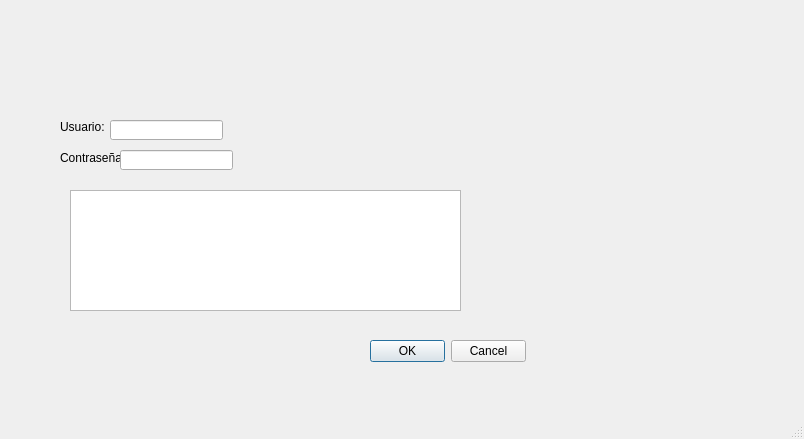
<?xml version="1.0" encoding="UTF-8"?>
<ui version="4.0">
 <class>MainWindow</class>
 <widget class="QMainWindow" name="MainWindow">
  <property name="geometry">
   <rect>
    <x>0</x>
    <y>0</y>
    <width>804</width>
    <height>439</height>
   </rect>
  </property>
  <property name="windowTitle">
   <string>MainWindow</string>
  </property>
  <widget class="QWidget" name="centralwidget">
   <widget class="QLabel" name="usuariolabel">
    <property name="geometry">
     <rect>
      <x>60</x>
      <y>120</y>
      <width>47</width>
      <height>13</height>
     </rect>
    </property>
    <property name="text">
     <string>Usuario:</string>
    </property>
   </widget>
   <widget class="QLabel" name="contrasenalabel_2">
    <property name="geometry">
     <rect>
      <x>60</x>
      <y>150</y>
      <width>71</width>
      <height>16</height>
     </rect>
    </property>
    <property name="text">
     <string>Contraseña:</string>
    </property>
   </widget>
   <widget class="QTextBrowser" name="textBrowser">
    <property name="geometry">
     <rect>
      <x>70</x>
      <y>190</y>
      <width>391</width>
      <height>121</height>
     </rect>
    </property>
   </widget>
   <widget class="QLineEdit" name="userlineEdit">
    <property name="geometry">
     <rect>
      <x>110</x>
      <y>120</y>
      <width>113</width>
      <height>20</height>
     </rect>
    </property>
   </widget>
   <widget class="QLineEdit" name="pwlineEdit_2">
    <property name="geometry">
     <rect>
      <x>120</x>
      <y>150</y>
      <width>113</width>
      <height>20</height>
     </rect>
    </property>
   </widget>
   <widget class="QDialogButtonBox" name="buttonBox">
    <property name="geometry">
     <rect>
      <x>370</x>
      <y>340</y>
      <width>156</width>
      <height>23</height>
     </rect>
    </property>
    <property name="standardButtons">
     <set>QDialogButtonBox::Cancel|QDialogButtonBox::Ok</set>
    </property>
   </widget>
  </widget>
  <widget class="QMenuBar" name="menubar">
   <property name="geometry">
    <rect>
     <x>0</x>
     <y>0</y>
     <width>804</width>
     <height>21</height>
    </rect>
   </property>
  </widget>
  <widget class="QStatusBar" name="statusbar"/>
 </widget>
 <resources/>
 <connections/>
</ui>
